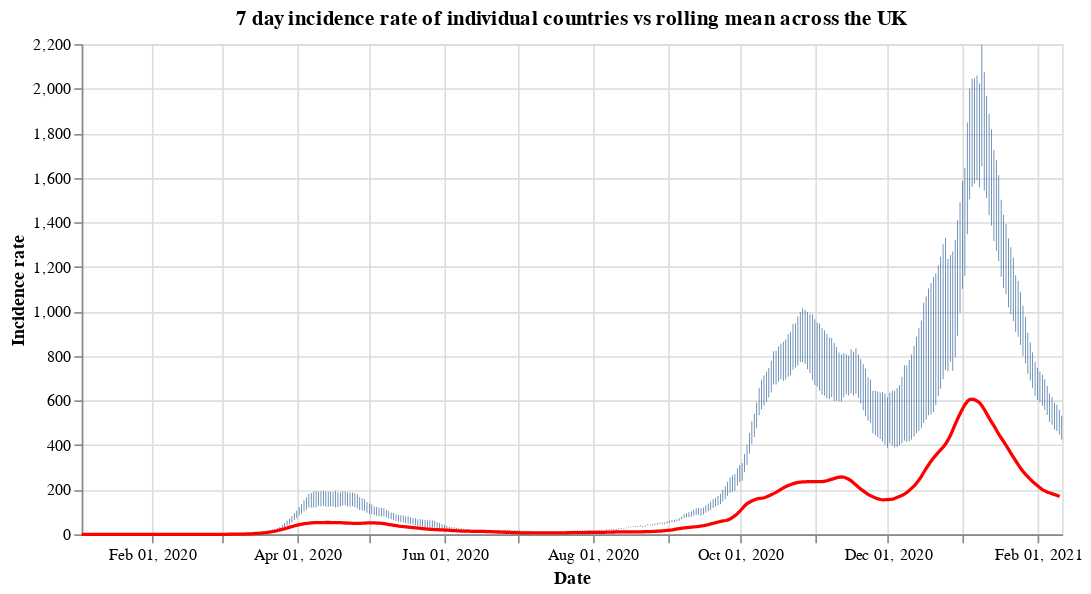

Here is the notebook cell this chart was saved with:
### Code cell
#collapse
countries = uk_cases['areaName'].unique()
countries.sort()

selection = alt.selection_single(
    name='Select',
    fields=['areaName'],
    init={'areaName': 'Wales'},
    bind={'areaName': alt.binding_select(options=countries)}
)

# scatter plot, modify opacity based on selection
bars = alt.Chart(uk_cases).mark_bar().add_selection(
    selection
).encode(
    x=alt.X("yearmonthdate(date):T", axis=alt.Axis(title='Date')),
    y=alt.Y("weeklyCasesRate:Q", axis=alt.Axis(title='Incidence rate')),
    tooltip='weeklyCasesRate:Q',
    opacity=alt.condition(selection, alt.value(1), alt.value(0))
).properties(title=f'7 day incidence rate of individual countries vs rolling mean across the UK', width=600)

line = alt.Chart(overview_cases).mark_line(
    color='red',
    size=2,
).transform_window(
    rolling_mean='mean(weeklyCasesRate)',
    frame=[0, 7]
).encode(
    x='yearmonthdate(date):T',
    y='rolling_mean:Q'
)

alt.layer(bars, line)

### Figure 1 — Vega-Lite specification as saved in the notebook (floating-point values rounded to 4 significant figures; data arrays with more than 128 entries replaced by an {"elided": "..."} marker saying what was removed)
{"config": {"view": {"continuousWidth": 400, "continuousHeight": 300}}, "layer": [{"data": {"name": "data-ae8246650a9e03a0981e58c04083cf4d"}, "mark": "bar", "encoding": {"opacity": {"condition": {"value": 1, "selection": "Select"}, "value": 0}, "tooltip": {"type": "quantitative", "field": "weeklyCasesRate"}, "x": {"type": "temporal", "axis": {"title": "Date"}, "field": "date", "timeUnit": "yearmonthdate"}, "y": {"type": "quantitative", "axis": {"title": "Incidence rate"}, "field": "weeklyCasesRate"}}, "selection": {"Select": {"type": "single", "fields": ["areaName"], "init": {"areaName": "Wales"}, "bind": {"areaName": {"input": "select", "options": ["England", "Northern Ireland", "Scotland", "Wales"]}}}}, "title": "7 day incidence rate of individual countries vs rolling mean across the UK", "width": 600}, {"data": {"name": "data-001ef4afada404574a54eb75cc9bc727"}, "mark": {"type": "line", "color": "red", "size": 2}, "encoding": {"x": {"type": "temporal", "field": "date", "timeUnit": "yearmonthdate"}, "y": {"type": "quantitative", "field": "rolling_mean"}}, "transform": [{"window": [{"op": "mean", "field": "weeklyCasesRate", "as": "rolling_mean"}], "frame": [0, 7]}]}], "$schema": "https://vega.github.io/schema/vega-lite/v4.8.1.json", "datasets": {"data-ae8246650a9e03a0981e58c04083cf4d": {"elided": "1620 records"}, "data-001ef4afada404574a54eb75cc9bc727": {"elided": "405 records"}}}
